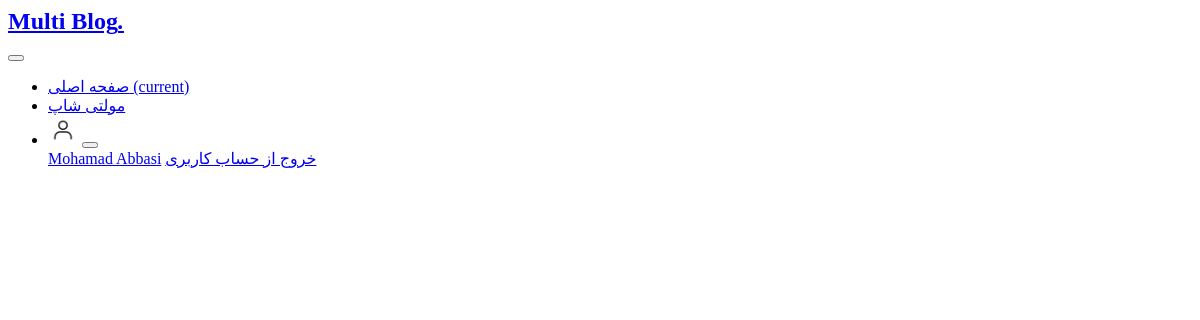
Before: /blog/navbar (signed in) with the older database file.
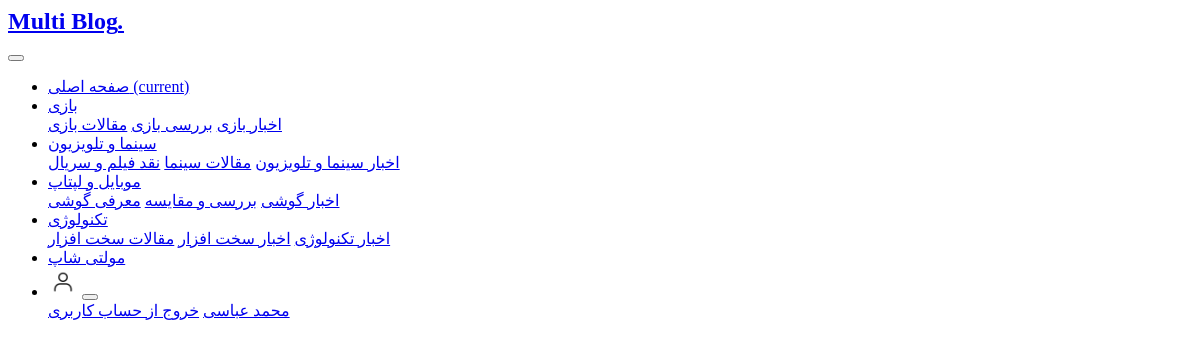
After: the same page with the newer database file.
### account/models.py (models this page shows, shortened)
class User(AbstractBaseUser):
    email = models.EmailField(
        verbose_name="ادرس ایمیل ",
        max_length=255,
        unique=True,
        null=True,
        blank=True,
    )
    full_name = models.CharField(max_length=255, verbose_name="نام و نام خانوادگی ")
    phone = models.CharField(max_length=12, unique=True ,verbose_name='شماره موبایل')
    melicode = models.CharField(max_length=10, null=True, blank=True, verbose_name='کد ملی')
    is_active = models.BooleanField(default=True, verbose_name='فعال')
    is_admin = models.BooleanField(default=False, verbose_name='ادمین')
    objects = UserManager()
    USERNAME_FIELD = "phone"
    REQUIRED_FIELDS = []
    class Meta:
        verbose_name = 'کاربر'
        verbose_name_plural = 'کاربرها'

### blog/models.py (models this page shows, shortened)
class Category(models.Model):
    title = models.CharField(max_length=50, verbose_name='عنوان')
    image = models.ImageField(upload_to='images/blog_categories', null=True, blank=True)
    slug = models.SlugField(max_length=120, unique=True, allow_unicode=True, null=True, blank=True)
    class Meta:
        verbose_name = 'دسته بندی مقاله'
        verbose_name_plural = 'دسته بندی های مقاله ها'

class Subcategory(models.Model):
    parent = models.ForeignKey(Category, on_delete=models.SET_NULL, related_name='subcategories', null=True, blank=True)
    title = models.CharField(max_length=50, verbose_name='عنوان')
    slug = models.SlugField(max_length=120, unique=True, allow_unicode=True, null=True, blank=True)
    class Meta:
        verbose_name = 'زیر دسته بندی مقاله'
        verbose_name_plural = 'زیر دسته بندی های مقاله ها'

### blog/views.py (the view, shortened to what this page needs)
# urls.py: path('navbar',views.BlogNavbarPartialView.as_view(), name='navbar'),
class BlogNavbarPartialView(TemplateView):
    template_name = 'includes/blog_navbar.html'
    def get_context_data(self, **kwargs):
        context = super(BlogNavbarPartialView, self).get_context_data()
        context['categories'] = Category.objects.order_by('-id')
        return context

### context_processors/context_processors.py (called while the page is built)
def cart_context(request):
    return {"cart": Cart(request)}

def get_address(request):
    return {'infos': ShopAddress.objects.all()}

### templates/includes/blog_navbar.html (shortened to what this page needs)
{% load static %}
<header>
    <nav class="navbar navbar-expand-lg">
        <div class="container">
            <a class="navbar-brand" href="{% url 'blog:home' %}"><h2>Multi Blog<em>.</em></h2></a>
            <button class="navbar-toggler" type="button" data-toggle="collapse" data-target="#navbarResponsive"
                    aria-controls="navbarResponsive" aria-expanded="false" aria-label="Toggle navigation">
            </button>
            <div class="collapse navbar-collapse" id="navbarResponsive">
                <ul class="navbar-nav ml-auto">
                    <li class="nav-item">
                        <a class="nav-link" href="{% url 'blog:home' %}">صفحه اصلی
                            <span class="sr-only">(current)</span>
                        </a>
                    </li>
                    {% for category in categories %}
                        <li class="nav-item dropdown">
                            <a href="#" class="nav-link dropdown-toggle" data-toggle="dropdown">{{ category.title }}</a>
                            <div class="dropdown-menu bg-primary rounded-0 border-0 m-0">
                                {% for subcategory in category.subcategories.all %}
                                    <a href="{% url 'blog:subcategory_list' category.slug subcategory.slug %}" class="dropdown-item">{{ subcategory.title }}</a>
                                {% endfor %}
                            </div>
                        </li>
                    {% endfor %}
                    <li class="nav-item">
                        <a class="nav-link" href="{% url 'home:main' %}">مولتی شاپ</a>
                    </li>
                    <li class="nav-item dropdown d-flex align-items-center position-relative">
                        <img src="{% static 'default_images/person-icon.png' %}" class="toolbar-icon mr-2" alt="User Icon" width="30">
                        <button type="button" class="btn-2 btn-sm dropdown-toggle" data-toggle="dropdown"></button>
                        <div class="dropdown-menu dropdown-menu-right">
                            {% if request.user.is_authenticated %}
                                <a class="dropdown-item" href="{% url 'account:user_profile' %}">{{ request.user.full_name }}</a>
                                <a class="dropdown-item" href="{% url 'blog:signout' %}">خروج از حساب کاربری</a>
                            {% else %}
                                <a class="dropdown-item" href="{% url 'blog:signin' %}">ورود به حساب کاربری</a>
                                <a class="dropdown-item" href="{% url 'account:signup' %}">ایجاد حساب کاربری</a>
                            {% endif %}
                        </div>
                    </li>
                </ul>
            </div>
        </div>
    </nav>
</header>

Changed rows visible on the page:
added Category: title "بازی"
added Subcategory: title "اخبار بازی", shown under "بازی"
added Subcategory: title "بررسی بازی", shown under "بازی"
added Subcategory: title "مقالات بازی", shown under "بازی"
added Category: title "سینما و تلویزیون"
added Subcategory: title "اخبار سینما و تلویزیون", shown under "سینما و تلویزیون"
added Subcategory: title "مقالات سینما", shown under "سینما و تلویزیون"
added Subcategory: title "نقد فیلم و سریال", shown under "سینما و تلویزیون"
added Category: title "موبایل و لپتاپ"
added Subcategory: title "اخبار گوشی", shown under "موبایل و لپتاپ"
added Subcategory: title "بررسی و مقایسه", shown under "موبایل و لپتاپ"
added Subcategory: title "معرفی گوشی", shown under "موبایل و لپتاپ"
added Category: title "تکنولوژی"
added Subcategory: title "اخبار تکنولوژی", shown under "تکنولوژی"
added Subcategory: title "اخبار سخت افزار", shown under "تکنولوژی"
added Subcategory: title "مقالات سخت افزار", shown under "تکنولوژی"
changed User: user.full_name "Mohamad Abbasi" → "محمد عباسی"
